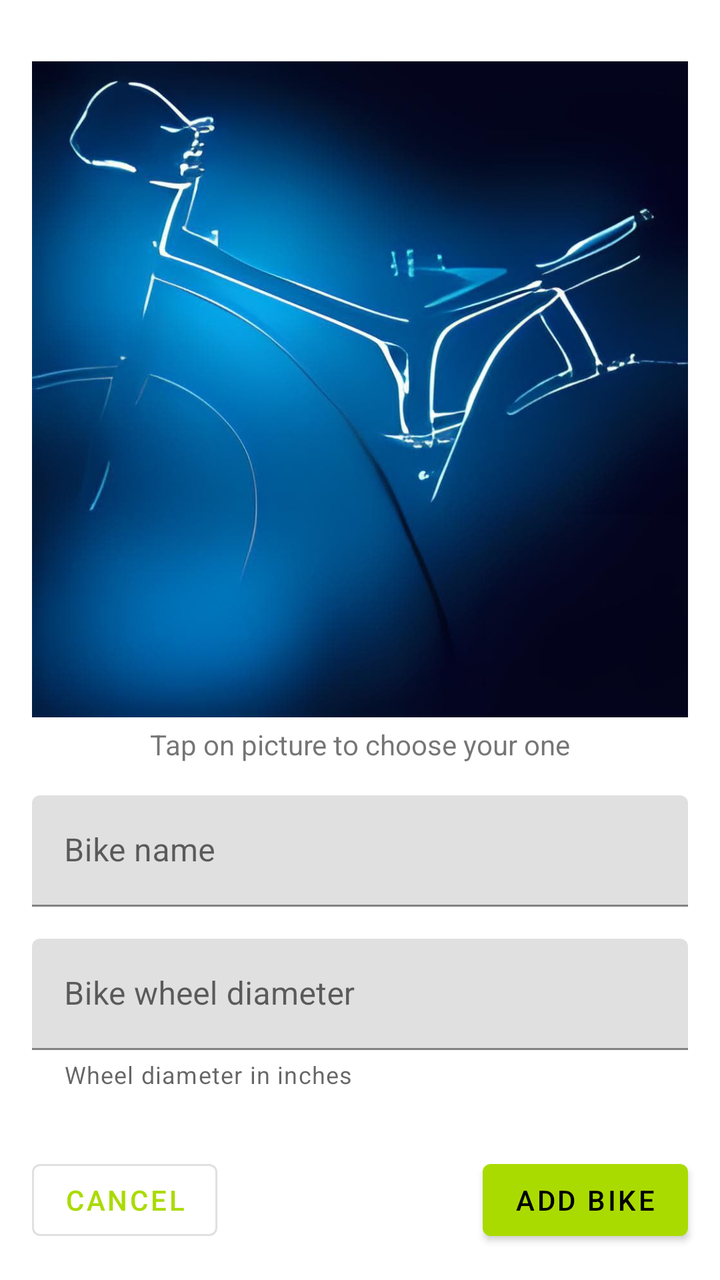
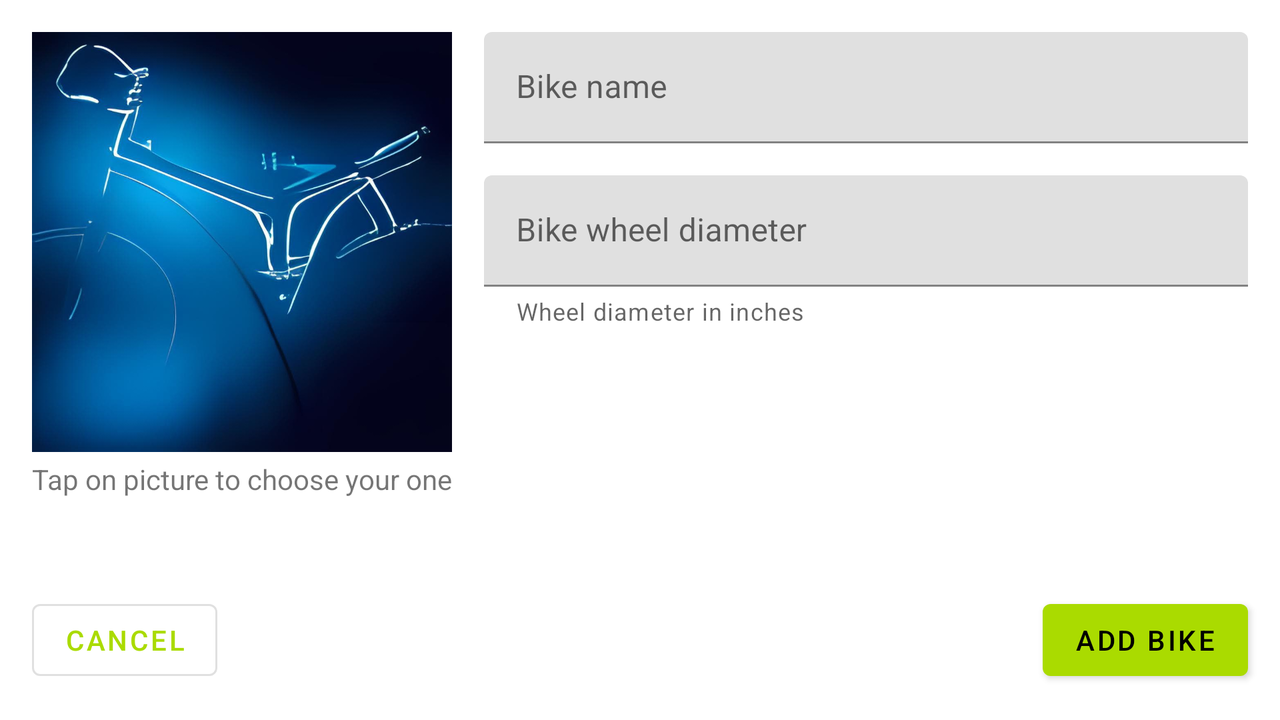

The same Android screen from two of the app's own layout files: first res/layout/ as a phone draws it, then the repository's variant for another configuration, drawn on a device whose configuration selects that folder. Both files follow.
<!-- AndroidManifest.xml: application theme Theme.LarghaBike -->
<!-- res/layout/activity_bike_setup.xml -->
<?xml version="1.0" encoding="utf-8"?>
<androidx.constraintlayout.widget.ConstraintLayout xmlns:android="http://schemas.android.com/apk/res/android"
    xmlns:app="http://schemas.android.com/apk/res-auto"
    xmlns:tools="http://schemas.android.com/tools"
    android:layout_width="match_parent"
    android:layout_height="match_parent"
    tools:context=".presentation.ui.screens.bikesetup.BikeSetupActivity">

    <com.google.android.material.textfield.TextInputLayout
        android:id="@+id/textInputLayout"
        android:layout_width="0dp"
        android:layout_height="wrap_content"
        android:layout_marginStart="16dp"
        android:layout_marginTop="16dp"
        android:layout_marginEnd="16dp"
        android:hint="Bike name"
        app:hintAnimationEnabled="true"
        app:layout_constraintBottom_toTopOf="@+id/textInputLayout2"
        app:layout_constraintEnd_toEndOf="parent"
        app:layout_constraintHorizontal_bias="0.5"
        app:layout_constraintStart_toStartOf="parent"
        app:layout_constraintTop_toBottomOf="@+id/textView6">

        <com.google.android.material.textfield.TextInputEditText
            android:id="@+id/bike_name"
            android:layout_width="match_parent"
            android:layout_height="wrap_content"
            android:singleLine="true" />
    </com.google.android.material.textfield.TextInputLayout>

    <com.google.android.material.textfield.TextInputLayout
        android:id="@+id/textInputLayout2"
        android:layout_width="0dp"
        android:layout_height="wrap_content"
        android:layout_marginTop="16dp"
        android:layout_marginBottom="16dp"
        android:hint="Bike wheel diameter"
        app:helperText="Wheel diameter in inches"
        app:hintAnimationEnabled="true"
        app:hintEnabled="true"
        app:layout_constraintBottom_toTopOf="@+id/add_button"
        app:layout_constraintEnd_toEndOf="@+id/textInputLayout"
        app:layout_constraintHorizontal_bias="0.5"
        app:layout_constraintStart_toStartOf="@+id/textInputLayout"
        app:layout_constraintTop_toBottomOf="@+id/textInputLayout">

        <com.google.android.material.textfield.TextInputEditText
            android:id="@+id/wheel_diameter"
            android:layout_width="match_parent"
            android:layout_height="wrap_content"
            android:inputType="number" />
    </com.google.android.material.textfield.TextInputLayout>

    <ImageView
        android:id="@+id/bike_image"
        android:layout_width="0dp"
        android:layout_height="0dp"
        android:layout_marginStart="16dp"
        android:layout_marginTop="16dp"
        android:layout_marginEnd="16dp"
        android:scaleType="centerCrop"
        app:layout_constraintBottom_toTopOf="@+id/textView6"
        app:layout_constraintDimensionRatio="W, 1:1"
        app:layout_constraintEnd_toEndOf="parent"
        app:layout_constraintHorizontal_bias="0.5"
        app:layout_constraintStart_toStartOf="parent"
        app:layout_constraintTop_toTopOf="parent"
        app:layout_constraintVertical_chainStyle="packed"
        app:srcCompat="@drawable/bike_picture" />

    <Button
        android:id="@+id/add_button"
        android:layout_width="wrap_content"
        android:layout_height="wrap_content"
        android:layout_marginBottom="16dp"
        android:text="add bike"
        app:layout_constraintBottom_toBottomOf="parent"
        app:layout_constraintEnd_toEndOf="@+id/textInputLayout2" />

    <Button
        android:id="@+id/cancel_button"
        style="@style/Widget.MaterialComponents.Button.OutlinedButton"
        android:layout_width="wrap_content"
        android:layout_height="wrap_content"
        android:layout_marginBottom="16dp"
        android:text="cancel"
        app:layout_constraintBottom_toBottomOf="parent"
        app:layout_constraintStart_toStartOf="@+id/textInputLayout2" />

    <TextView
        android:id="@+id/textView6"
        android:layout_width="wrap_content"
        android:layout_height="wrap_content"
        android:layout_marginTop="4dp"
        android:text="Tap on picture to choose your one"
        app:layout_constraintBottom_toTopOf="@+id/textInputLayout"
        app:layout_constraintEnd_toEndOf="@+id/bike_image"
        app:layout_constraintHorizontal_bias="0.5"
        app:layout_constraintStart_toStartOf="@+id/bike_image"
        app:layout_constraintTop_toBottomOf="@+id/bike_image" />

</androidx.constraintlayout.widget.ConstraintLayout>
<!-- resources referenced by this layout -->
<resources>
  <!-- drawable bike_picture: jpg bitmap (drawable, 44659 bytes) -->
  <style name="Theme.LarghaBike" parent="Theme.MaterialComponents.Light">
          
          <item name="colorPrimary">@color/primaryColor</item>
          <item name="colorPrimaryVariant">@color/primaryDarkColor</item>
          <item name="colorOnPrimary">@color/primaryTextColor</item>
          
          <item name="colorSecondary">@color/secondaryColor</item>
          <item name="colorSecondaryVariant">@color/secondaryDarkColor</item>
          <item name="colorOnSecondary">@color/secondaryTextColor</item>
          
          <item name="android:statusBarColor" tools:targetApi="l">?attr/colorPrimaryVariant</item>
          
          <item name="windowActionBar">false</item>
          <item name="windowNoTitle">true</item>
      </style>
  <color name="primaryColor">#aadb00</color>
  <color name="primaryDarkColor">#76a900</color>
  <color name="primaryTextColor">#000000</color>
  <color name="secondaryColor">#5d02e2</color>
  <color name="secondaryDarkColor">#0000ae</color>
  <color name="secondaryTextColor">#ffffff</color>
</resources>
<!-- res/layout-land/activity_bike_setup.xml (the repository's variant of the layout above) -->
<!-- drawn on the phone turned sideways -->
<?xml version="1.0" encoding="utf-8"?>
<androidx.constraintlayout.widget.ConstraintLayout xmlns:android="http://schemas.android.com/apk/res/android"
    xmlns:app="http://schemas.android.com/apk/res-auto"
    xmlns:tools="http://schemas.android.com/tools"
    android:layout_width="match_parent"
    android:layout_height="match_parent"
    tools:context=".presentation.ui.screens.bikesetup.BikeSetupActivity">

    <com.google.android.material.textfield.TextInputLayout
        android:id="@+id/textInputLayout"
        android:layout_width="0dp"
        android:layout_height="wrap_content"
        android:layout_marginStart="16dp"
        android:layout_marginEnd="16dp"
        android:hint="Bike name"
        app:hintAnimationEnabled="true"
        app:layout_constraintEnd_toEndOf="parent"
        app:layout_constraintStart_toEndOf="@+id/bike_image"
        app:layout_constraintTop_toTopOf="@+id/bike_image">

        <com.google.android.material.textfield.TextInputEditText
            android:id="@+id/bike_name"
            android:layout_width="match_parent"
            android:layout_height="wrap_content"
            android:singleLine="true" />
    </com.google.android.material.textfield.TextInputLayout>

    <com.google.android.material.textfield.TextInputLayout
        android:id="@+id/textInputLayout2"
        android:layout_width="0dp"
        android:layout_height="wrap_content"
        android:layout_marginTop="16dp"
        android:hint="Bike wheel diameter"
        app:helperText="Wheel diameter in inches"
        app:hintAnimationEnabled="true"
        app:hintEnabled="true"
        app:layout_constraintEnd_toEndOf="@+id/textInputLayout"
        app:layout_constraintStart_toStartOf="@+id/textInputLayout"
        app:layout_constraintTop_toBottomOf="@+id/textInputLayout">

        <com.google.android.material.textfield.TextInputEditText
            android:id="@+id/wheel_diameter"
            android:layout_width="match_parent"
            android:layout_height="wrap_content"
            android:inputType="number" />
    </com.google.android.material.textfield.TextInputLayout>

    <ImageView
        android:id="@+id/bike_image"
        android:layout_width="0dp"
        android:layout_height="0dp"
        android:layout_marginStart="16dp"
        android:layout_marginTop="16dp"
        android:scaleType="centerCrop"
        app:layout_constraintDimensionRatio="W, 1:1"
        app:layout_constraintStart_toStartOf="parent"
        app:layout_constraintTop_toTopOf="parent"
        app:srcCompat="@drawable/bike_picture" />

    <Button
        android:id="@+id/add_button"
        android:layout_width="wrap_content"
        android:layout_height="wrap_content"
        android:layout_marginBottom="16dp"
        android:text="add bike"
        app:layout_constraintBottom_toBottomOf="parent"
        app:layout_constraintEnd_toEndOf="@+id/textInputLayout2" />

    <Button
        android:id="@+id/cancel_button"
        style="@style/Widget.MaterialComponents.Button.OutlinedButton"
        android:layout_width="wrap_content"
        android:layout_height="wrap_content"
        android:layout_marginBottom="16dp"
        android:text="cancel"
        app:layout_constraintBottom_toBottomOf="parent"
        app:layout_constraintStart_toStartOf="@+id/bike_image" />

    <TextView
        android:id="@+id/textView6"
        android:layout_width="wrap_content"
        android:layout_height="wrap_content"
        android:layout_marginTop="4dp"
        android:text="Tap on picture to choose your one"
        app:layout_constraintEnd_toEndOf="@+id/bike_image"
        app:layout_constraintStart_toStartOf="@+id/bike_image"
        app:layout_constraintTop_toBottomOf="@+id/bike_image" />

</androidx.constraintlayout.widget.ConstraintLayout>
